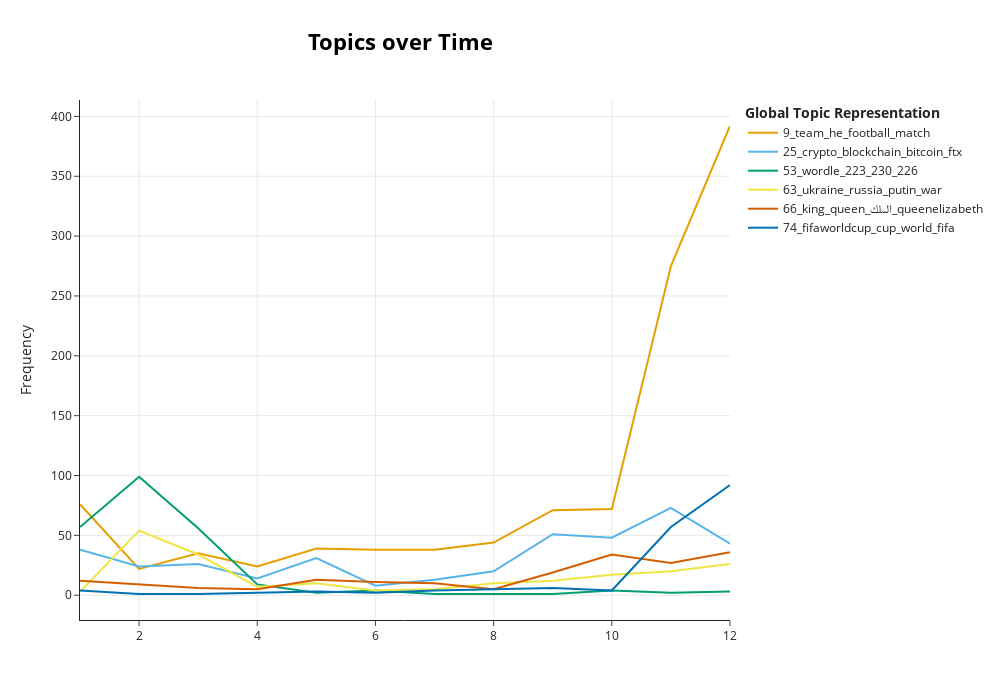

The notebook cell this image was saved under:
### Code cell
topic_model.visualize_topics_over_time(topics_over_time, width=1000, height=700,
                                        topics=[9, 25, 53, 63, 66, 74])

### Figure 1 — Plotly figure (JSON) as saved in the notebook; plotly's stock layout.template omitted (floating-point values rounded to 4 significant figures)
{"data": [{"hoverinfo": "text", "hovertext": ["<b>Topic 9</b><br>Words: غابي, team, الفريق, المباراة, لوك", "<b>Topic 9</b><br>Words: team, teams, الزمالك, building, النجم", "<b>Topic 9</b><br>Words: team, he, match, football, 343", "<b>Topic 9</b><br>Words: team, ctf, football, الريال, he", "<b>Topic 9</b><br>Words: team, veo, ليفربول, un, قانون", "<b>Topic 9</b><br>Words: team, football, championnat, he, player", "<b>Topic 9</b><br>Words: team, athlétisme, he, teams, il", "<b>Topic 9</b><br>Words: team, players, he, football, الموسم", "<b>Topic 9</b><br>Words: team, he, joueurs, équipe, game", "<b>Topic 9</b><br>Words: team, he, لاعب, est, game", "<b>Topic 9</b><br>Words: he, team, players, football, him", "<b>Topic 9</b><br>Words: team, he, match, football, équipe"], "marker": {"color": "#E69F00"}, "mode": "lines", "name": "9_team_he_football_match", "type": "scatter", "x": [1, 2, 3, 4, 5, 6, 7, 8, 9, 10, 11, 12], "y": [76, 22, 35, 24, 39, 38, 38, 44, 71, 72, 275, 392]}, {"hoverinfo": "text", "hovertext": ["<b>Topic 25</b><br>Words: crypto, bitcoin, blockchain, cryptozombies, zombie", "<b>Topic 25</b><br>Words: crypto, blockchain, bitcoin, cryptocurrencies, government", "<b>Topic 25</b><br>Words: blockchain, crypto, bitcoin, cryptocurrency, cryptotrading", "<b>Topic 25</b><br>Words: blockchain, sig, avatar, polygon, yours", "<b>Topic 25</b><br>Words: crypto, bitcoin, blockchain, value, will", "<b>Topic 25</b><br>Words: crypto, blockchain, proof, jmaghreb, démarrée", "<b>Topic 25</b><br>Words: crypto, blockchain, bitcoin, securities, celsius", "<b>Topic 25</b><br>Words: crypto, blockchain, has, bitcoin, bridge", "<b>Topic 25</b><br>Words: crypto, xrp, ethereum, bitcoin, blockchain", "<b>Topic 25</b><br>Words: crypto, bitcoin, blockchain, assets, ethereum", "<b>Topic 25</b><br>Words: crypto, ftx, bitcoin, blockchain, ftt", "<b>Topic 25</b><br>Words: crypto, ftx, bitcoin, cardano, ethereum"], "marker": {"color": "#56B4E9"}, "mode": "lines", "name": "25_crypto_blockchain_bitcoin_ftx", "type": "scatter", "x": [1, 2, 3, 4, 5, 6, 7, 8, 9, 10, 11, 12], "y": [38, 24, 26, 14, 31, 8, 13, 20, 51, 48, 73, 43]}, {"hoverinfo": "text", "hovertext": ["<b>Topic 53</b><br>Words: wordle, 223, 226, 211, 224", "<b>Topic 53</b><br>Words: wordle, 230, 238, 231, 241", "<b>Topic 53</b><br>Words: wordle, 280, 263, 269, 281", "<b>Topic 53</b><br>Words: wordle, 287, 291, 301, 299", "<b>Topic 53</b><br>Words: 147, wordle, line, dictionary, frequency", "<b>Topic 53</b><br>Words: wordle, ankhrjo, madrtch, 363, 1h30min", "<b>Topic 53</b><br>Words: 403, wordle, 223, 230, 238", "<b>Topic 53</b><br>Words: miserably, 438, wordle, failed, 223", "<b>Topic 53</b><br>Words: lass9, 29, words, wordle, 223", "<b>Topic 53</b><br>Words: wordle, shardeum, 0xbf9898dcbfca8d3e0a175f937a16c2113b75d0dd, 73237, cery", "<b>Topic 53</b><br>Words: wordle, ducking, mistyped, accepts, letter", "<b>Topic 53</b><br>Words: wordle, letter, nyt, minus, dash"], "marker": {"color": "#009E73"}, "mode": "lines", "name": "53_wordle_223_230_226", "type": "scatter", "x": [1, 2, 3, 4, 5, 6, 7, 8, 9, 10, 11, 12], "y": [57, 99, 56, 9, 2, 4, 1, 1, 1, 4, 2, 3]}, {"hoverinfo": "text", "hovertext": ["<b>Topic 63</b><br>Words: سيبرانية, اقمار, staline, turnaround, المسلح", "<b>Topic 63</b><br>Words: ukraine, russia, روسيا, war, putin", "<b>Topic 63</b><br>Words: ukraine, putin, russia, war, russian", "<b>Topic 63</b><br>Words: russia, ukraine, dictator, violence, biya", "<b>Topic 63</b><br>Words: ukraine, russie, russia, war, رسائل", "<b>Topic 63</b><br>Words: ukraine, usa, strenghtended, fallacious, wmd", "<b>Topic 63</b><br>Words: russie, ukraine, 和支持普京侵略的是同一波傻逼, 这次叫好的那一波, yuri", "<b>Topic 63</b><br>Words: otan, russie, poutine, ukraine, putin", "<b>Topic 63</b><br>Words: روسيا, russia, ukraine, putin, russe", "<b>Topic 63</b><br>Words: ukraine, russie, روسيا, russia, ukrainian", "<b>Topic 63</b><br>Words: russia, ukraine, war, okey, nato", "<b>Topic 63</b><br>Words: ukraine, russia, putin, war, russian"], "marker": {"color": "#F0E442"}, "mode": "lines", "name": "63_ukraine_russia_putin_war", "type": "scatter", "x": [1, 2, 3, 4, 5, 6, 7, 8, 9, 10, 11, 12], "y": [3, 54, 34, 7, 10, 4, 5, 10, 12, 17, 20, 26]}, {"hoverinfo": "text", "hovertext": ["<b>Topic 66</b><br>Words: الملك, king, عاش, roi, خصو", "<b>Topic 66</b><br>Words: king, foulée, فواز_قطيفان, بوتين_ارحل, tranquillement", "<b>Topic 66</b><br>Words: stepped, royal, king, duchess, ggmu", "<b>Topic 66</b><br>Words: king, البند, لوکاکوف, حتی, متخدمش", "<b>Topic 66</b><br>Words: king, queen, الملك, شوف, real", "<b>Topic 66</b><br>Words: king, queen, بعدها, ملك, دخل", "<b>Topic 66</b><br>Words: king, roi, choses, لقجع_ارحل, لسابو", "<b>Topic 66</b><br>Words: king, براكة_من_النخل, queen, raja, barca", "<b>Topic 66</b><br>Words: queen, king, queenelizabeth, elizabeth, queenelizabethii", "<b>Topic 66</b><br>Words: king, queen, rhaegar, her, heir", "<b>Topic 66</b><br>Words: king, queen, العقل, daphne, upbrining", "<b>Topic 66</b><br>Words: king, queen, دخل, real, gordan"], "marker": {"color": "#D55E00"}, "mode": "lines", "name": "66_king_queen_الملك_queenelizabeth", "type": "scatter", "x": [1, 2, 3, 4, 5, 6, 7, 8, 9, 10, 11, 12], "y": [12, 9, 6, 5, 13, 11, 10, 5, 19, 34, 27, 36]}, {"hoverinfo": "text", "hovertext": ["<b>Topic 74</b><br>Words: schweiz, novax, holen, munwol, spiele", "<b>Topic 74</b><br>Words: standings, leagues, showing, demo, redux", "<b>Topic 74</b><br>Words: test, ليفربول, الفينال, ريال, مدريد", "<b>Topic 74</b><br>Words: nchallaaaah, fifa22, olympiques, ambitieux, transmaghreb", "<b>Topic 74</b><br>Words: follina, iocs, cup, everyone, world", "<b>Topic 74</b><br>Words: cup, ginga, annexe, eager, championship", "<b>Topic 74</b><br>Words: cup, gamblers, ايمشي, ينشط, world", "<b>Topic 74</b><br>Words: مجانين, كلاها, فالممتلكات, sanctionné, ذولا", "<b>Topic 74</b><br>Words: fifaworldcup, cup, world, fifaworldcup2022, fifa", "<b>Topic 74</b><br>Words: fifaworldcup, cup, world, كأس, العالم"], "marker": {"color": "#0072B2"}, "mode": "lines", "name": "74_fifaworldcup_cup_world_fifa", "type": "scatter", "x": [1, 2, 3, 5, 6, 7, 9, 10, 11, 12], "y": [4, 1, 1, 3, 2, 4, 6, 4, 57, 92]}], "layout": {"height": 700, "hoverlabel": {"bgcolor": "white", "font": {"family": "Rockwell", "size": 16}}, "legend": {"title": {"text": "<b>Global Topic Representation"}}, "title": {"font": {"color": "Black", "size": 22}, "text": "<b>Topics over Time", "x": 0.4, "xanchor": "center", "y": 0.95, "yanchor": "top"}, "width": 1000, "xaxis": {"showgrid": true}, "yaxis": {"showgrid": true, "title": {"text": "Frequency"}}}}
